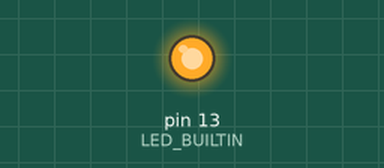
This sketch was run on a simulated Arduino Uno, built with avr-gcc and run on an emulated ATmega328P. Parts: output pins drawn as LEDs (lit = HIGH). What the sketch prints to the serial monitor is not drawn.

Above: at 0.2 s.
At 4.7 s:
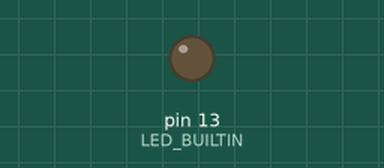
Timing chart, 0 to 11.7 s (numbered marks = the images above):
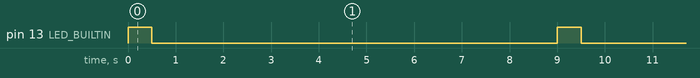

Measured:
- by itself, pin 13 (LED_BUILTIN): alternates HIGH for 0.50 s and LOW for 8.5 s

The sketch:

01-power-save-mode.ino
```cpp
#include <LowPower.h>   // “Low-Power” by Rocket Scream Electronics

#define COM_BAUD    (unsigned long)9600

void ledBlink(){
    digitalWrite(LED_BUILTIN, HIGH);
    delay(500);
    digitalWrite(LED_BUILTIN, LOW);
    delay(500);
}

void setup(){
    pinMode(LED_BUILTIN, OUTPUT);
    Serial.begin(COM_BAUD);
    while (!Serial)
    {
        delay(2000);
        Serial.begin(COM_BAUD);
    }
    Serial.print("Serial com connected at: ");
    Serial.println(COM_BAUD);
}

// https://www.electrosoftcloud.com/en/reduce-power-consumption-on-arduino/
// https://techexplorations.com/blog/arduino/power-saving-techniques-arduino-uno/

//  Arduino Power modes:
//    * Idle
//    * ADC noise reduction
//    * Power-down
//    * Power-save
//    * Standby
//    * Extended standby

void loop(){
    for (int count = 0; count < 1; count++)
        ledBlink();
    // Arduino Idle mode
//    LowPower.idle(SLEEP_8S, // SLEEP_15MS, SLEEP_30MS, SLEEP_60MS
//                            // SLEEP_120MS, SLEEP_250MS, SLEEP_500MS
//                            // SLEEP_1S, SLEEP_2S, SLEEP_4S, SLEEP_8S
//                            // SLEEP_FOREVER
//                  ADC_OFF, TIMER2_OFF, TIMER1_OFF, TIMER0_OFF,
//                  SPI_OFF, USART0_OFF, TWI_OFF);

    // Arduino Power-down mode:
    LowPower.powerDown(SLEEP_8S, ADC_OFF, BOD_OFF);
    Serial.print("Wake up at: ");
    Serial.print(millis());
    Serial.println("ms");
}
```
